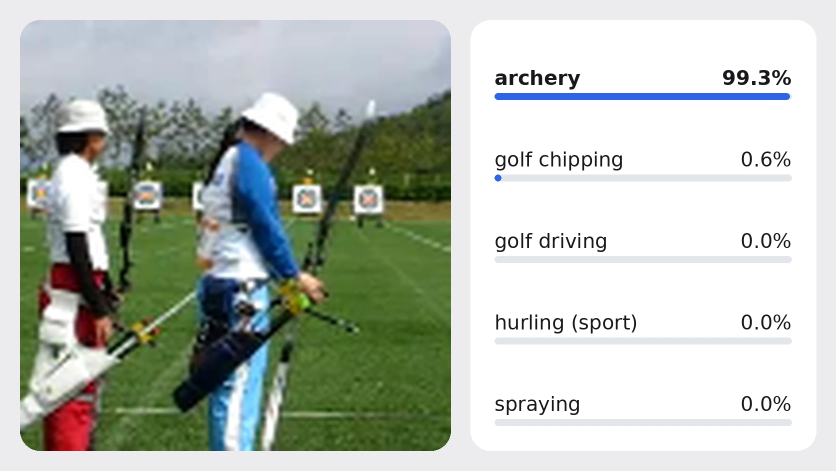
#> input picture model_zoo_web/release/assets/pending-heroes/3dresnet-archery-clip-20261105.webp, 1672 x 941 px (shown at 1/2 size)
$ python -i vgg.py   (imports and definitions only)
#> lines starting #> are read from the running program, lines starting #| are printed output that depends on the picture
# Copyright (c) 2026 D-Robotics Corporation
# SPDX-License-Identifier: Apache-2.0
"""Independent VGG16/VOC21 UNet featuremap variant with source letterboxing."""
from pathlib import Path
import argparse,json
import cv2,numpy as np
from PIL import Image
from utils.py_utils.converted_featuremap import Runner,select
SAMPLE=Path(__file__).resolve().parents[2]
VARIANT='vgg16-voc21-letterbox-512-featuremap-int16-cpuptq-o1-20261105-r02'


def preprocess(source):
    if isinstance(source,(str,Path)):
        with Image.open(source)as image:rgb=image.convert('RGB')
#> image is the input picture: PIL image 1672x941 RGB; mean R, G, B 182.4, 189.4, 180.5
    elif isinstance(source,Image.Image):rgb=source.convert('RGB')
    else:raise TypeError('Expected an image path or PIL image')
    width,height=rgb.size;scale=min(512/width,512/height);nw,nh=int(width*scale),int(height*scale)
#> after `width, height = rgb.size`: width = 1672; height = 941
#> after `scale = min(512 / width, 512 / height)`: scale = 0.306
#> after `nw, nh = (int(width * scale), int(height * scale))`: nw = 512; nh = 288
    canvas=Image.new('RGB',(512,512),(128,128,128));left,top=(512-nw)//2,(512-nh)//2
#> after `canvas = Image.new('RGB', (512, 512), (128, 128, 128))`: canvas: PIL image 512x512 RGB; every value is 128
#> after `left, top = ((512 - nw) // 2, (512 - nh) // 2)`: left = 0; top = 112
    canvas.paste(rgb.resize((nw,nh),Image.Resampling.BICUBIC),(left,top))
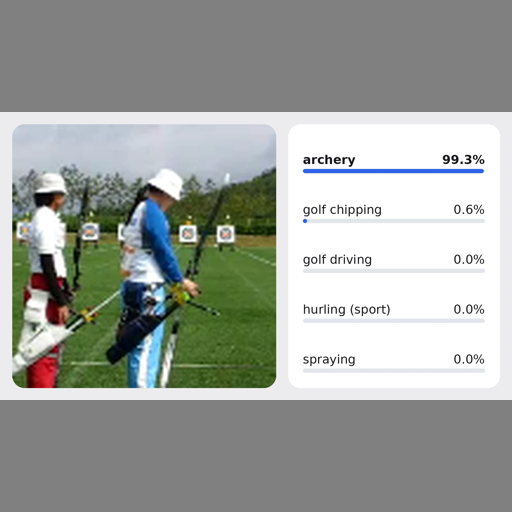
#> canvas: PIL image 512x512 RGB; mean R, G, B 158.5, 162.5, 157.5
    value=np.asarray(canvas).astype(np.float32)/np.float32(255)
    return np.ascontiguousarray(value.transpose(2,0,1)[None]),{'original_size':[height,width],'resized':[nh,nw],'padding':[top,left]}


def postprocess(logits,context):
    if logits.dtype!=np.float32 or logits.shape!=(1,21,512,512)or not np.isfinite(logits).all():
        raise ValueError('Expected complete F32 VOC21 logits [1,21,512,512]')
    score=logits[0].transpose(1,2,0);score=np.exp(score-score.max(axis=2,keepdims=True));score/=score.sum(axis=2,keepdims=True)
    nh,nw=context['resized'];top,left=context['padding'];height,width=context['original_size']
    restored=cv2.resize(score[top:top+nh,left:left+nw],(width,height),interpolation=cv2.INTER_LINEAR)
    return restored.argmax(axis=2).astype(np.uint8)


def main():
    p=argparse.ArgumentParser(description=__doc__)
    p.add_argument('--target',choices=['s100'],default='s100');p.add_argument('--variant',default=VARIANT)
    p.add_argument('--asset-id');p.add_argument('--model-path',type=Path);p.add_argument('--test-img',type=Path,required=True)
    p.add_argument('--backend',choices=['board','source-onnx'],default='board');p.add_argument('--source-onnx',type=Path)
    p.add_argument('--output',type=Path);p.add_argument('--dry-run',action='store_true')
    a=p.parse_args();selection=select(SAMPLE,a.target,a.variant,asset_id=a.asset_id,model_path=a.model_path)
    if a.dry_run:print(json.dumps({'asset_id':selection.asset.reference,'profile':selection.profile}));return 0
    value,context=preprocess(a.test_img);outputs=Runner(selection,backend=a.backend,source_onnx=a.source_onnx)(value)
    labels=postprocess(outputs['logits'],context)
    if a.output:
        a.output.parent.mkdir(parents=True,exist_ok=True);Image.fromarray(labels).save(a.output)
    ids,counts=np.unique(labels,return_counts=True)
    print(json.dumps({'backend':a.backend,'asset_id':selection.asset.reference,'shape':list(labels.shape),'class_pixels':{str(i):int(n)for i,n in zip(ids,counts)}}));return 0


# [1 line not run here, left out]

>>> result = preprocess('../../../../../model_zoo_web/release/assets/pending-heroes/3dresnet-archery-clip-20261105.webp')

$ run again, on model_zoo_web/release/assets/pending-heroes/clip-generated-20261103.webp
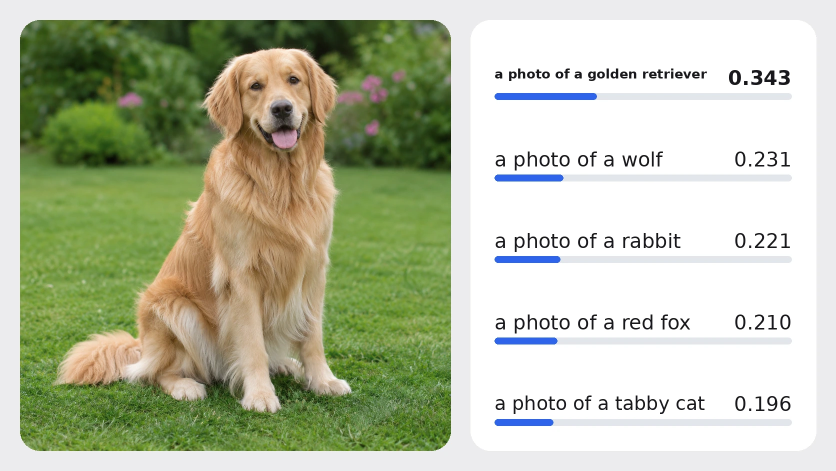
#> input picture model_zoo_web/release/assets/pending-heroes/clip-generated-20261103.webp, 1672 x 941 px (shown at 1/2 size)
#> in preprocess, image is the input picture: PIL image 1672x941 RGB; mean R, G, B 183.9, 190.1, 164.6
#> in preprocess, `canvas.paste(rgb.resize((nw,nh),Image.Resampling.BICUBIC),(left,top))`:
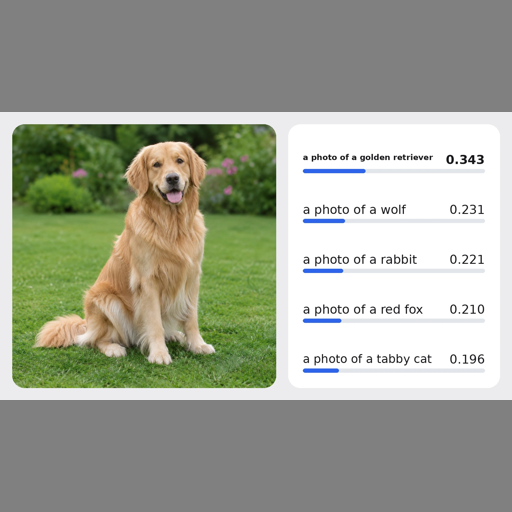
#> canvas: PIL image 512x512 RGB; mean R, G, B 159.4, 162.9, 148.5

$ run again, on model_zoo_web/release/assets/pending-heroes/clip-unique-20261103.webp
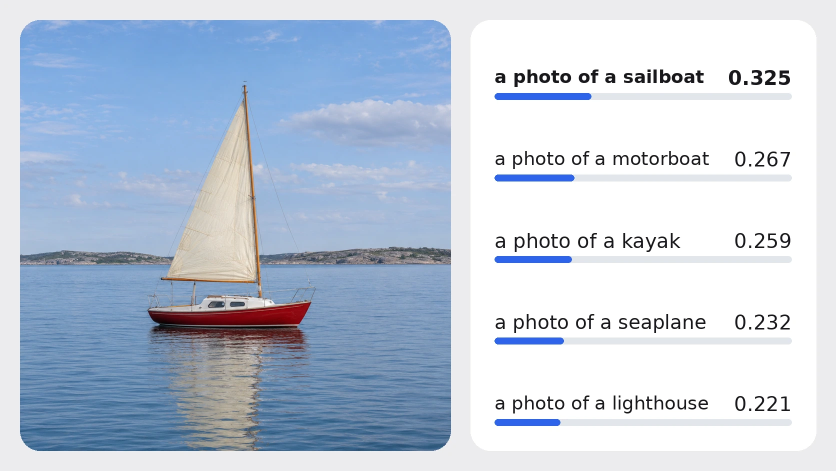
#> input picture model_zoo_web/release/assets/pending-heroes/clip-unique-20261103.webp, 1672 x 941 px (shown at 1/2 size)
#> in preprocess, image is the input picture: PIL image 1672x941 RGB; mean R, G, B 190.7, 202.7, 218.9
#> in preprocess, `canvas.paste(rgb.resize((nw,nh),Image.Resampling.BICUBIC),(left,top))`:
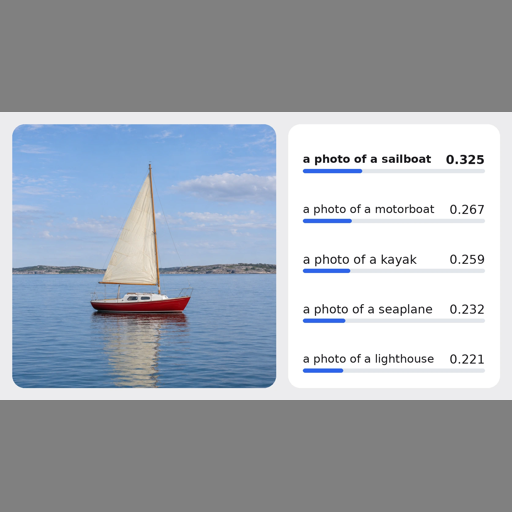
#> canvas: PIL image 512x512 RGB; mean R, G, B 163.2, 170, 179

$ run again, on model_zoo_web/release/assets/pending-heroes/depth_anything_v2-generated-20261103.webp
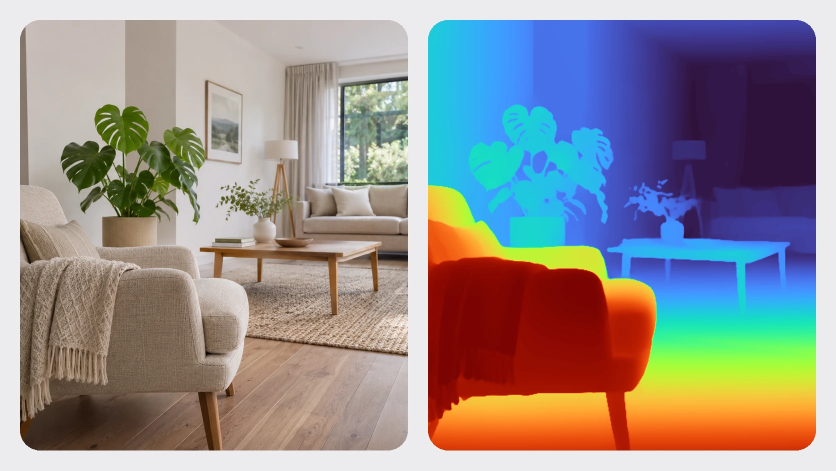
#> input picture model_zoo_web/release/assets/pending-heroes/depth_anything_v2-generated-20261103.webp, 1672 x 941 px (shown at 1/2 size)
#> in preprocess, image is the input picture: PIL image 1672x941 RGB; mean R, G, B 147.7, 142.1, 141.4
#> in preprocess, `canvas.paste(rgb.resize((nw,nh),Image.Resampling.BICUBIC),(left,top))`:
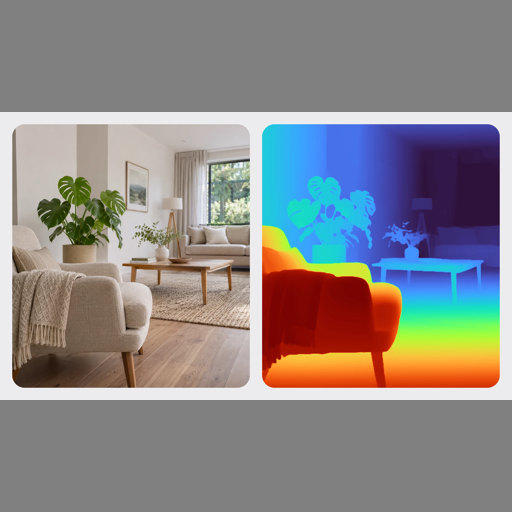
#> canvas: PIL image 512x512 RGB; mean R, G, B 139.1, 135.9, 135.6
